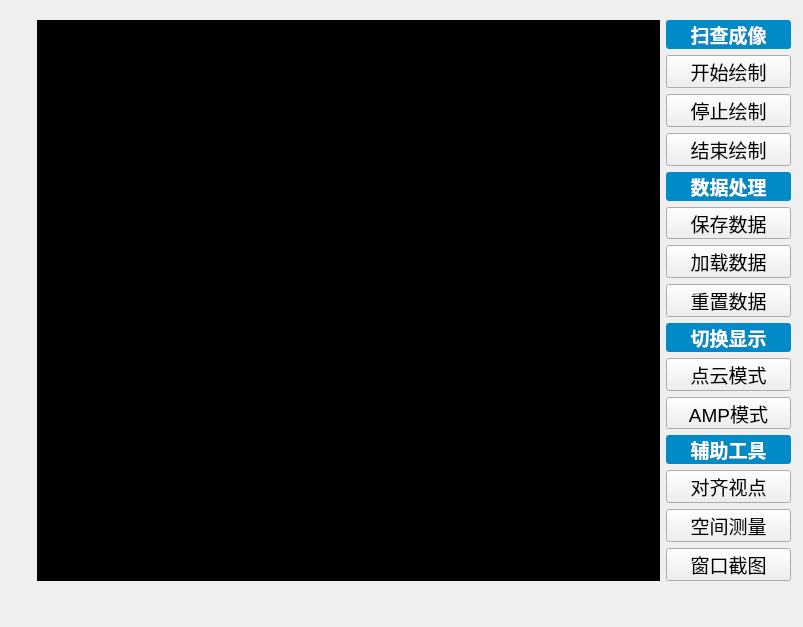
<?xml version="1.0" encoding="UTF-8"?>
<ui version="4.0">
 <class>MainWindow7</class>
 <widget class="QMainWindow" name="MainWindow7">
  <property name="geometry">
   <rect>
    <x>0</x>
    <y>0</y>
    <width>803</width>
    <height>627</height>
   </rect>
  </property>
  <property name="sizePolicy">
   <sizepolicy hsizetype="Expanding" vsizetype="Expanding">
    <horstretch>0</horstretch>
    <verstretch>0</verstretch>
   </sizepolicy>
  </property>
  <property name="windowTitle">
   <string>MainWindow</string>
  </property>
  <widget class="QWidget" name="centralwidget">
   <property name="sizePolicy">
    <sizepolicy hsizetype="Expanding" vsizetype="Expanding">
     <horstretch>0</horstretch>
     <verstretch>0</verstretch>
    </sizepolicy>
   </property>
   <widget class="QWidget" name="layoutWidget">
    <property name="geometry">
     <rect>
      <x>0</x>
      <y>10</y>
      <width>801</width>
      <height>571</height>
     </rect>
    </property>
    <layout class="QGridLayout" name="gridLayout_2" columnstretch="0,1,30,6">
     <property name="leftMargin">
      <number>10</number>
     </property>
     <property name="topMargin">
      <number>10</number>
     </property>
     <property name="rightMargin">
      <number>10</number>
     </property>
     <property name="bottomMargin">
      <number>0</number>
     </property>
     <item row="0" column="2">
      <widget class="QVTKOpenGLNativeWidget" name="vtkWidget" native="true">
       <property name="sizePolicy">
        <sizepolicy hsizetype="Expanding" vsizetype="Expanding">
         <horstretch>0</horstretch>
         <verstretch>0</verstretch>
        </sizepolicy>
       </property>
       <property name="styleSheet">
        <string notr="true">background-color: rgb(0, 0, 0);</string>
       </property>
      </widget>
     </item>
     <item row="0" column="3">
      <layout class="QGridLayout" name="gridLayout">
       <item row="7" column="0" colspan="2">
        <widget class="QPushButton" name="pushButton_4">
         <property name="sizePolicy">
          <sizepolicy hsizetype="Expanding" vsizetype="Expanding">
           <horstretch>0</horstretch>
           <verstretch>0</verstretch>
          </sizepolicy>
         </property>
         <property name="font">
          <font>
           <pointsize>14</pointsize>
          </font>
         </property>
         <property name="text">
          <string>重置数据</string>
         </property>
        </widget>
       </item>
       <item row="9" column="0" colspan="2">
        <widget class="QPushButton" name="pushButton_12">
         <property name="sizePolicy">
          <sizepolicy hsizetype="Expanding" vsizetype="Expanding">
           <horstretch>0</horstretch>
           <verstretch>0</verstretch>
          </sizepolicy>
         </property>
         <property name="font">
          <font>
           <pointsize>14</pointsize>
          </font>
         </property>
         <property name="text">
          <string>点云模式</string>
         </property>
        </widget>
       </item>
       <item row="10" column="0" colspan="2">
        <widget class="QPushButton" name="pushButton_8">
         <property name="sizePolicy">
          <sizepolicy hsizetype="Expanding" vsizetype="Expanding">
           <horstretch>0</horstretch>
           <verstretch>0</verstretch>
          </sizepolicy>
         </property>
         <property name="font">
          <font>
           <pointsize>14</pointsize>
          </font>
         </property>
         <property name="text">
          <string>AMP模式</string>
         </property>
        </widget>
       </item>
       <item row="4" column="0" colspan="2">
        <widget class="QLabel" name="label_2">
         <property name="sizePolicy">
          <sizepolicy hsizetype="Expanding" vsizetype="Expanding">
           <horstretch>0</horstretch>
           <verstretch>0</verstretch>
          </sizepolicy>
         </property>
         <property name="font">
          <font>
           <pointsize>14</pointsize>
           <bold>true</bold>
          </font>
         </property>
         <property name="styleSheet">
          <string notr="true">border-radius: 3px;
color: rgb(255, 255, 255);
background-color: rgb(0, 138, 200);</string>
         </property>
         <property name="text">
          <string>数据处理</string>
         </property>
         <property name="alignment">
          <set>Qt::AlignmentFlag::AlignCenter</set>
         </property>
        </widget>
       </item>
       <item row="3" column="0" colspan="2">
        <widget class="QPushButton" name="pushButton_3">
         <property name="sizePolicy">
          <sizepolicy hsizetype="Expanding" vsizetype="Expanding">
           <horstretch>0</horstretch>
           <verstretch>0</verstretch>
          </sizepolicy>
         </property>
         <property name="font">
          <font>
           <pointsize>14</pointsize>
          </font>
         </property>
         <property name="text">
          <string>结束绘制</string>
         </property>
        </widget>
       </item>
       <item row="13" column="0" colspan="2">
        <widget class="QPushButton" name="pushButton_10">
         <property name="sizePolicy">
          <sizepolicy hsizetype="Expanding" vsizetype="Expanding">
           <horstretch>0</horstretch>
           <verstretch>0</verstretch>
          </sizepolicy>
         </property>
         <property name="font">
          <font>
           <pointsize>14</pointsize>
          </font>
         </property>
         <property name="text">
          <string>空间测量</string>
         </property>
        </widget>
       </item>
       <item row="2" column="0" colspan="2">
        <widget class="QPushButton" name="pushButton_2">
         <property name="sizePolicy">
          <sizepolicy hsizetype="Expanding" vsizetype="Expanding">
           <horstretch>0</horstretch>
           <verstretch>0</verstretch>
          </sizepolicy>
         </property>
         <property name="font">
          <font>
           <pointsize>14</pointsize>
          </font>
         </property>
         <property name="text">
          <string>停止绘制</string>
         </property>
        </widget>
       </item>
       <item row="6" column="0" colspan="2">
        <widget class="QPushButton" name="pushButton_6">
         <property name="sizePolicy">
          <sizepolicy hsizetype="Expanding" vsizetype="Expanding">
           <horstretch>0</horstretch>
           <verstretch>0</verstretch>
          </sizepolicy>
         </property>
         <property name="font">
          <font>
           <pointsize>14</pointsize>
          </font>
         </property>
         <property name="text">
          <string>加载数据</string>
         </property>
        </widget>
       </item>
       <item row="14" column="0" colspan="2">
        <widget class="QPushButton" name="pushButton_11">
         <property name="sizePolicy">
          <sizepolicy hsizetype="Expanding" vsizetype="Expanding">
           <horstretch>0</horstretch>
           <verstretch>0</verstretch>
          </sizepolicy>
         </property>
         <property name="font">
          <font>
           <pointsize>14</pointsize>
          </font>
         </property>
         <property name="text">
          <string>窗口截图</string>
         </property>
        </widget>
       </item>
       <item row="8" column="0" colspan="2">
        <widget class="QLabel" name="label_3">
         <property name="sizePolicy">
          <sizepolicy hsizetype="Expanding" vsizetype="Expanding">
           <horstretch>0</horstretch>
           <verstretch>0</verstretch>
          </sizepolicy>
         </property>
         <property name="font">
          <font>
           <pointsize>14</pointsize>
           <bold>true</bold>
          </font>
         </property>
         <property name="styleSheet">
          <string notr="true">border-radius: 3px;
color: rgb(255, 255, 255);
background-color: rgb(0, 138, 200);</string>
         </property>
         <property name="text">
          <string>切换显示</string>
         </property>
         <property name="alignment">
          <set>Qt::AlignmentFlag::AlignCenter</set>
         </property>
        </widget>
       </item>
       <item row="12" column="0" colspan="2">
        <widget class="QPushButton" name="pushButton_9">
         <property name="sizePolicy">
          <sizepolicy hsizetype="Expanding" vsizetype="Expanding">
           <horstretch>0</horstretch>
           <verstretch>0</verstretch>
          </sizepolicy>
         </property>
         <property name="font">
          <font>
           <pointsize>14</pointsize>
          </font>
         </property>
         <property name="text">
          <string>对齐视点</string>
         </property>
        </widget>
       </item>
       <item row="0" column="0" colspan="2">
        <widget class="QLabel" name="label">
         <property name="sizePolicy">
          <sizepolicy hsizetype="Expanding" vsizetype="Expanding">
           <horstretch>0</horstretch>
           <verstretch>0</verstretch>
          </sizepolicy>
         </property>
         <property name="font">
          <font>
           <pointsize>14</pointsize>
           <bold>true</bold>
          </font>
         </property>
         <property name="styleSheet">
          <string notr="true">border-radius: 3px;
color: rgb(255, 255, 255);
background-color: rgb(0, 138, 200);</string>
         </property>
         <property name="text">
          <string>扫查成像</string>
         </property>
         <property name="alignment">
          <set>Qt::AlignmentFlag::AlignCenter</set>
         </property>
        </widget>
       </item>
       <item row="5" column="0" colspan="2">
        <widget class="QPushButton" name="pushButton_5">
         <property name="sizePolicy">
          <sizepolicy hsizetype="Expanding" vsizetype="Expanding">
           <horstretch>0</horstretch>
           <verstretch>0</verstretch>
          </sizepolicy>
         </property>
         <property name="font">
          <font>
           <pointsize>14</pointsize>
          </font>
         </property>
         <property name="text">
          <string>保存数据</string>
         </property>
        </widget>
       </item>
       <item row="1" column="0" colspan="2">
        <widget class="QPushButton" name="pushButton">
         <property name="sizePolicy">
          <sizepolicy hsizetype="Expanding" vsizetype="Expanding">
           <horstretch>0</horstretch>
           <verstretch>0</verstretch>
          </sizepolicy>
         </property>
         <property name="font">
          <font>
           <pointsize>14</pointsize>
          </font>
         </property>
         <property name="text">
          <string>开始绘制</string>
         </property>
        </widget>
       </item>
       <item row="11" column="0" colspan="2">
        <widget class="QLabel" name="label_4">
         <property name="sizePolicy">
          <sizepolicy hsizetype="Expanding" vsizetype="Expanding">
           <horstretch>0</horstretch>
           <verstretch>0</verstretch>
          </sizepolicy>
         </property>
         <property name="font">
          <font>
           <pointsize>14</pointsize>
           <bold>true</bold>
          </font>
         </property>
         <property name="styleSheet">
          <string notr="true">border-radius: 3px;
color: rgb(255, 255, 255);
background-color: rgb(0, 138, 200);</string>
         </property>
         <property name="text">
          <string>辅助工具</string>
         </property>
         <property name="alignment">
          <set>Qt::AlignmentFlag::AlignCenter</set>
         </property>
        </widget>
       </item>
      </layout>
     </item>
     <item row="0" column="0" colspan="2">
      <widget class="QWidget" name="colorBarWidget" native="true"/>
     </item>
    </layout>
   </widget>
  </widget>
 </widget>
 <customwidgets>
  <customwidget>
   <class>QVTKOpenGLNativeWidget</class>
   <extends>QWidget</extends>
   <header>qvtkopenglnativewidget.h</header>
   <container>1</container>
  </customwidget>
 </customwidgets>
 <resources/>
 <connections/>
</ui>
